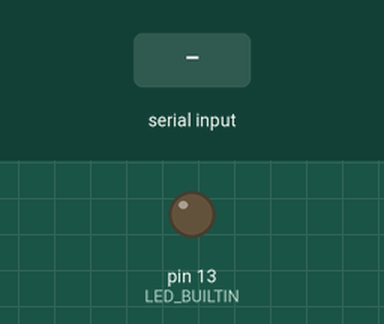
A sketch run on a simulated Arduino Uno, built with avr-gcc and run on an emulated ATmega328P. Parts: output pins drawn as LEDs (lit = HIGH). Inputs (shaded band) come from the test bench. What the sketch prints to the serial monitor is not drawn.

Above: at 1.2 s.
1.3 s: "1\n" received over Serial
At 3.1 s:
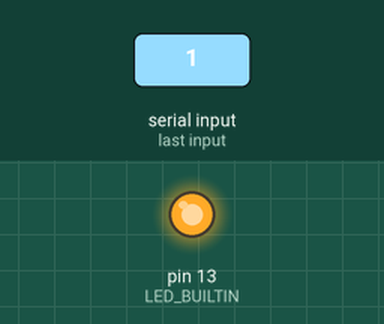
4.3 s: "0\n" received over Serial
Timing chart, 0 to 12.2 s (numbered marks = the images above; inputs shaded):
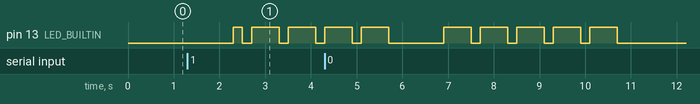

Measured:
- after the input at 1.3 s, pin 13 (LED_BUILTIN): LOW → HIGH after 1.0 s, then repeats every 0.80 s: LOW 0.20 s, HIGH 0.60 s

The sketch:

morse.ino
```cpp
#define UNIT 200

#define SHORT UNIT
#define LONG (UNIT*3)
#define WAIT UNIT
#define PAUSE (UNIT*7)
                        //A     B       C       D      E    F       G       H       I   J       K       L      M    N       O       P      Q        R   S       T   U       V       W       X       Y       Z
const String morse[] = { ".-", "-...", "-.-.", "-..", ".", "..-.", "--.", "....", "..",".---", "-.-", ".-..", "--", "-.", "---", ".--.", "--.-", ".-.", "...", "-", "..-", "...-", ".--", "-..-", "-.--", "--..",
//  0           1       2       3       4           5       6       7       8           9
    "-----", ".----", "..---", "...--", "....-", ".....", "-....", "--...", "---..", "----."};

void setup() {
    pinMode(LED_BUILTIN, OUTPUT);
    digitalWrite(LED_BUILTIN, LOW);
    Serial.begin(9600);
}

void loop() {
    String sentence;

    Serial.print("Enter a sentence to do in morse (chars and ints): ");
    while (Serial.available() == 0) {
        // Waiting for user input
    }

    sentence = Serial.readString();
    sentence.toUpperCase();
    Serial.print(sentence);
    sentence.trim();

    Serial.print("Morse: ");
    for (int i = 0; i < sentence.length(); i++)
    {
        charToMorse(sentence[i]);
    }
    Serial.print("\n");
}

void blinkL(int time) {
    digitalWrite(LED_BUILTIN, HIGH);
    delay(time);
    digitalWrite(LED_BUILTIN, LOW);
    delay(WAIT);
}

void charToMorse(char ch)
{
    //assumes uppercase input
    int index = -1;

    if(ch >= 'A' && ch <= 'Z')
    {
        index = ch - 65;
    }
    if(ch >= '0' && ch <= '9')
    {
        index = ch - 22;
    }

    if (index >=0 && index <= 35)
    {
        String morseCode = morse[index];

        for(int i = 0; i < morseCode.length(); i++)
        {
            if(morseCode[i] == '.')
            {
                Serial.print(".");
                blinkL(SHORT);
            }
            else
            {
                Serial.print("-");
                blinkL(LONG);
            }
        }
    }
    else // Not letter or num -> space
    {
        Serial.print(" | ");
        delay(PAUSE);
    }
    Serial.print(" ");
}
```
